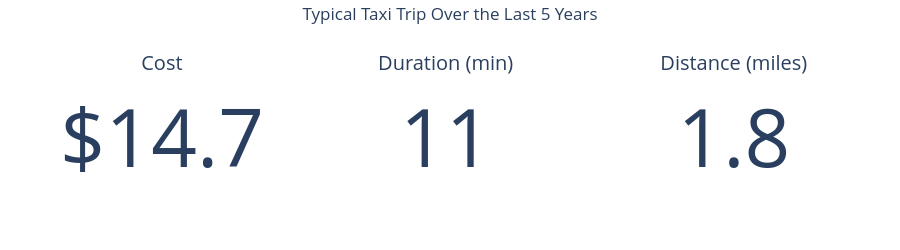

The code cell stored with this chart in its notebook:
### Code cell
fig = go.Figure()


fig.update_layout(title="Typical Taxi Trip Over the Last 5 Years", title_x=0.5)


# Card 1
fig.add_trace(go.Indicator(
    mode="number",
    value=14.7,
    number={'prefix': "$"},
    title={"text": "Cost"},
    domain={'x': [0.0, 0.33], 'y': [0, 1]}
))

# Card 2
fig.add_trace(go.Indicator(
    mode="number",
    value=11,
    title={"text": "Duration (min)"},
    domain={'x': [0.33, 0.66], 'y': [0, 1]}
))

# Card 3
fig.add_trace(go.Indicator(
    mode="number",
    value=1.8,
    title={"text": "Distance (miles)"},
    domain={'x': [0.66, 1.0], 'y': [0, 1]}
))

fig.update_layout(
    height=250,   # makes cards smaller vertically
    margin=dict(l=20, r=20, t=40, b=20)
)

fig.show()

### Figure 1 — Plotly figure (JSON) as saved in the notebook; plotly's stock layout.template omitted (floating-point values rounded to 4 significant figures)
{"data": [{"domain": {"x": [0, 0.33], "y": [0, 1]}, "mode": "number", "number": {"prefix": "$"}, "title": {"text": "Cost"}, "type": "indicator", "value": 14.7}, {"domain": {"x": [0.33, 0.66], "y": [0, 1]}, "mode": "number", "title": {"text": "Duration (min)"}, "type": "indicator", "value": 11}, {"domain": {"x": [0.66, 1], "y": [0, 1]}, "mode": "number", "title": {"text": "Distance (miles)"}, "type": "indicator", "value": 1.8}], "layout": {"height": 250, "margin": {"b": 20, "l": 20, "r": 20, "t": 40}, "title": {"text": "Typical Taxi Trip Over the Last 5 Years", "x": 0.5}}}
